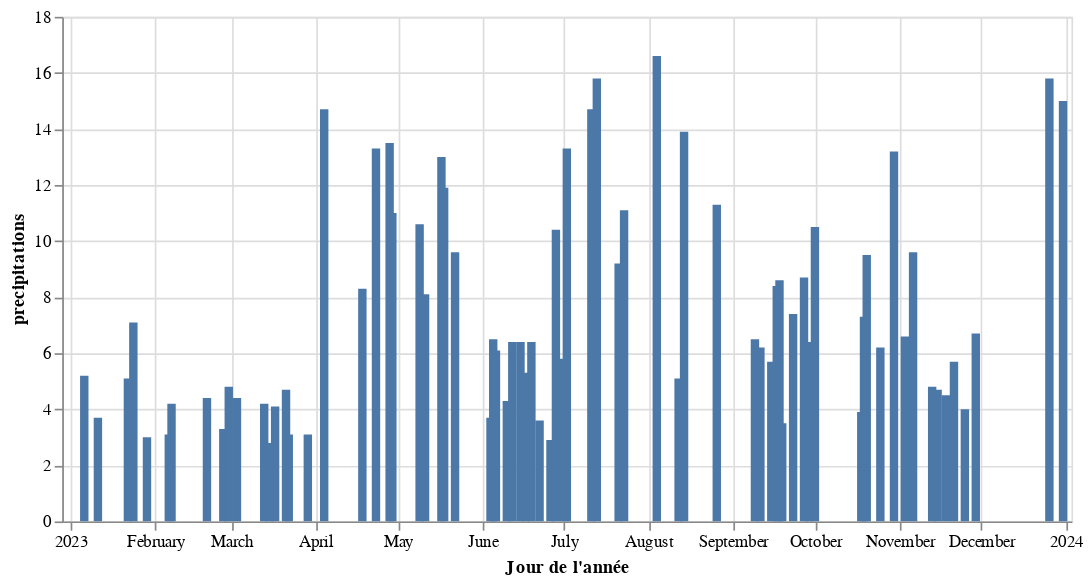

Write notebook code for a chart like this one.
### Code cell
#initialisation
pluviometrie = pd.DataFrame({"precipitations" : np.zeros(365)}, index=pd.date_range("20230101", periods=365))

for month in range(len(moyenne_clermont['mois'])):
    #nombre de jours ou il pleut
    avg_days_obs = round(moyenne_clermont.loc[moyenne_clermont.index[month], 'nb_jours']) 
    avg_days = round(np.random.normal(avg_days_obs, avg_days_obs/4))
    
    # choix des jours
    start_date = pluviometrie.loc[pluviometrie.index.month == month+1].index.min()
    end_date =pluviometrie.loc[pluviometrie.index.month == month+1].index.max()
    rainy_days = simulation.generate_random_dates(start_date, end_date, avg_days)

    #hauteur tombee
    avg_rain = moyenne_clermont.loc[moyenne_clermont.index[month], 'hauteur']/avg_days
    obs_rain = simulation.generate_random_rain(avg_rain, avg_rain/4, avg_days)
    
    #remplacement des valeurs
    pluviometrie.loc[pluviometrie.index.isin(rainy_days), "precipitations"] = obs_rain

alt.Chart(pluviometrie.reset_index()).mark_bar().encode(
    x=alt.X('index:T', title="Jour de l'année"),
    y=alt.Y('precipitations:Q', title="precipitations"),
    tooltip=[alt.Tooltip("precipitations:Q")]
).properties(width=600).interactive()

### Figure 1 — Vega-Lite specification as saved in the notebook (floating-point values rounded to 4 significant figures; data arrays with more than 128 entries replaced by an {"elided": "..."} marker saying what was removed)
{"config": {"view": {"continuousWidth": 400, "continuousHeight": 300}}, "data": {"name": "data-339f0e5c137257910a96512ae6f70e3c"}, "mark": "bar", "encoding": {"tooltip": [{"field": "precipitations", "type": "quantitative"}], "x": {"field": "index", "title": "Jour de l'année", "type": "temporal"}, "y": {"field": "precipitations", "title": "precipitations", "type": "quantitative"}}, "selection": {"selector001": {"type": "interval", "bind": "scales", "encodings": ["x", "y"]}}, "width": 600, "$schema": "https://vega.github.io/schema/vega-lite/v4.17.0.json", "datasets": {"data-339f0e5c137257910a96512ae6f70e3c": {"elided": "365 records"}}}
